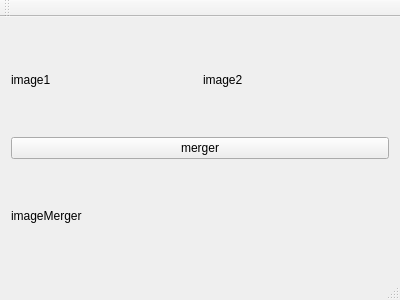
<?xml version="1.0" encoding="UTF-8"?>
<ui version="4.0">
 <class>MainWindow</class>
 <widget class="QMainWindow" name="MainWindow">
  <property name="geometry">
   <rect>
    <x>0</x>
    <y>0</y>
    <width>400</width>
    <height>300</height>
   </rect>
  </property>
  <property name="windowTitle">
   <string>MainWindow</string>
  </property>
  <widget class="QWidget" name="centralWidget">
   <layout class="QVBoxLayout" name="verticalLayout_2">
    <item>
     <layout class="QVBoxLayout" name="verticalLayout">
      <item>
       <layout class="QHBoxLayout" name="horizontalLayout">
        <item>
         <widget class="QLabel" name="label_1">
          <property name="text">
           <string>image1</string>
          </property>
         </widget>
        </item>
        <item>
         <widget class="QLabel" name="label_2">
          <property name="text">
           <string>image2</string>
          </property>
         </widget>
        </item>
       </layout>
      </item>
      <item>
       <widget class="QPushButton" name="pushButton">
        <property name="text">
         <string>merger</string>
        </property>
       </widget>
      </item>
      <item>
       <widget class="QLabel" name="label">
        <property name="text">
         <string>imageMerger</string>
        </property>
       </widget>
      </item>
     </layout>
    </item>
   </layout>
  </widget>
  <widget class="QMenuBar" name="menuBar">
   <property name="geometry">
    <rect>
     <x>0</x>
     <y>0</y>
     <width>400</width>
     <height>23</height>
    </rect>
   </property>
  </widget>
  <widget class="QToolBar" name="mainToolBar">
   <attribute name="toolBarArea">
    <enum>TopToolBarArea</enum>
   </attribute>
   <attribute name="toolBarBreak">
    <bool>false</bool>
   </attribute>
  </widget>
  <widget class="QStatusBar" name="statusBar"/>
 </widget>
 <layoutdefault spacing="6" margin="11"/>
 <resources/>
 <connections/>
</ui>
